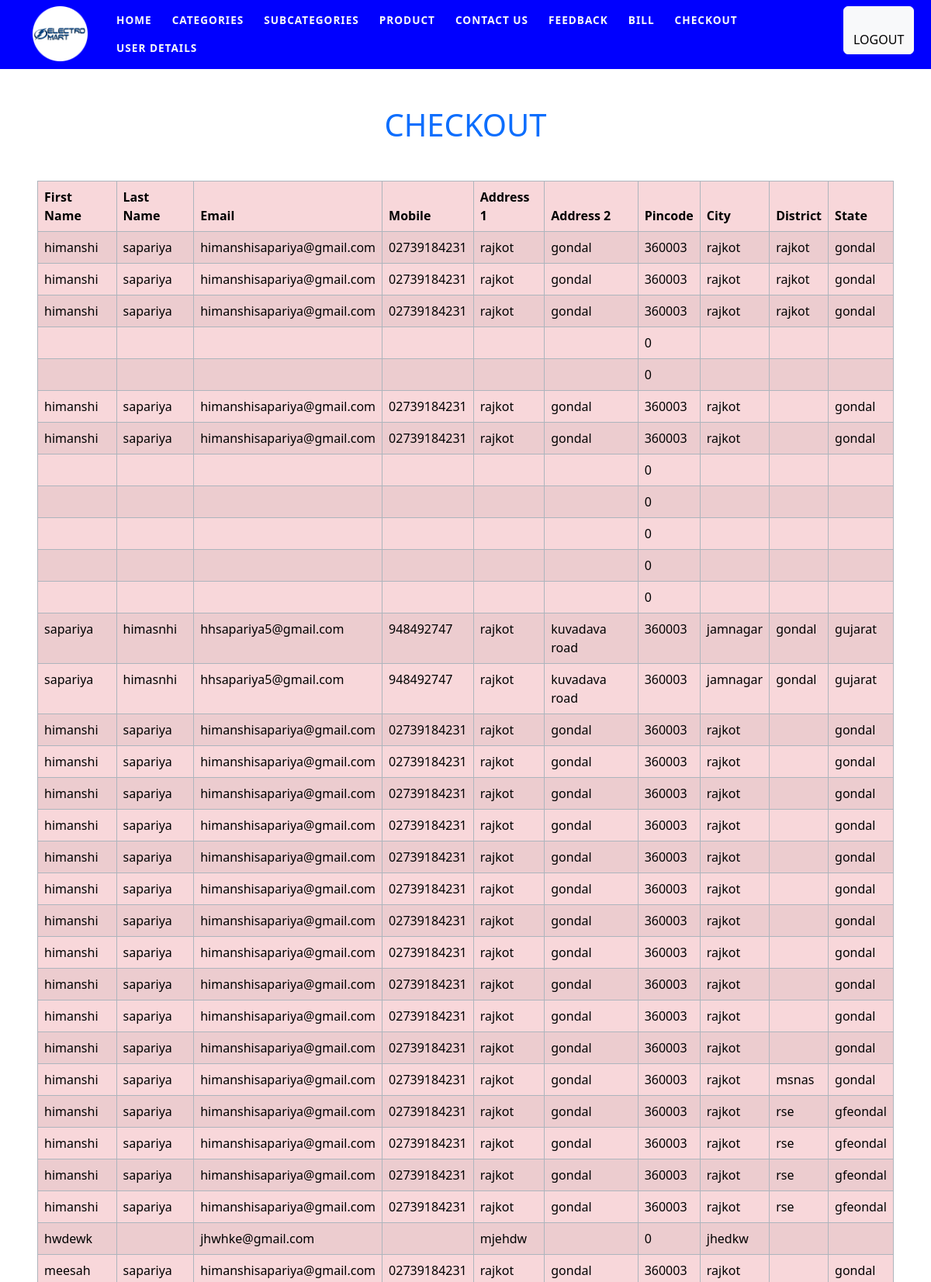
The app's page /admin2/admincheckout.php (upper part) with its own data.
### tables this page shows
CREATE TABLE `checkout` (
  `orderid` int(125) NOT NULL,
  `fname` varchar(255) NOT NULL,
  `lname` varchar(255) NOT NULL,
  `email` varchar(255) NOT NULL,
  `mobile` varchar(255) NOT NULL,
  `address1` varchar(255) NOT NULL,
  `address2` varchar(255) NOT NULL,
  `pincode` int(255) NOT NULL,
  `city` varchar(255) NOT NULL,
  `district` varchar(255) NOT NULL,
  `state` varchar(255) NOT NULL
);

### admin2/admincheckout.php (the view, shortened to what this page needs)
<!DOCTYPE html>
<html lang="en">
<head>
    <link href="https://cdn.jsdelivr.net/npm/bootstrap@5.3.1/dist/css/bootstrap.min.css" rel="stylesheet">
</head>
<body>
<?php
include("header-2.php");
    ?>
    <div class="p-5">
      <div class="text-center">
        <h1 class="text-center text-primary mb-5">CHECKOUT</h1>
      </div>
    <table class="table table-striped table-danger table-bordered border-10 rounded-top border-dark-subtle">
        <thead>
            <tr>
                <th scope="col">First Name</th>
                <th scope="col">Last Name</th>
                <th scope="col">Email</th>
                <th scope="col">Mobile</th>
                <th scope="col">Address 1</th>
                <th scope="col">Address 2</th>
                <th scope="col">Pincode</th>
                <th scope="col">City</th>
                <th scope="col">District</th>
                <th scope="col">State</th>
            </tr>
        </thead>
        <tbody>
            <?php
            include("connection.php");
            $query = mysqli_query($conn, "select * from checkout");
            while ($fetchcat = mysqli_fetch_array($query)) {
            ?>
                <tr>
                    <td><?php echo $fetchcat['fname']  ?></td>
                    <td><?php echo $fetchcat['lname']  ?></td>
                    <td><?php echo $fetchcat['email']  ?></td>
                    <td><?php echo $fetchcat['mobile']  ?></td>
                    <td><?php echo $fetchcat['address1']  ?></td>
                    <td><?php echo $fetchcat['address2']  ?></td>
                    <td><?php echo $fetchcat['pincode']  ?></td>
                    <td><?php echo $fetchcat['city']  ?></td>
                    <td><?php echo $fetchcat['district']  ?></td>
                    <td><?php echo $fetchcat['state']  ?></td>
                </tr>
            <?php
            }
            ?>
        </tbody>
    </table>
    </div>
</body>
</html>

### admin2/css/app.css (style rules this page uses)
:root { --bs-breadcrumb-divider: ">"; --em-primary: ; --em-secondary: #ffa500; --em-black: #000000; --em-white: #ffffff; --em-blue: #0000ff; }
body { overflow-x: hidden; }

### assets/css/app.css (style rules this page uses)
:root { --bs-breadcrumb-divider: ">"; --em-primary: ; --em-secondary: #ffa500; --em-black: #000000; --em-white: #ffffff; --em-blue: #0000ff; }
body { overflow-x: hidden; }

### records on screen
checkout: fname "himanshi", lname "sapariya", email "himanshisapariya@gmail.com", mobile "02739184231", address1 "rajkot", address2 "gondal", pincode "360003", city "rajkot", district "rajkot", state "gondal"
checkout: fname "himanshi", lname "sapariya", email "himanshisapariya@gmail.com", mobile "02739184231", address1 "rajkot", address2 "gondal", pincode "360003", city "rajkot", district "rajkot", state "gondal"
checkout: fname "himanshi", lname "sapariya", email "himanshisapariya@gmail.com", mobile "02739184231", address1 "rajkot", address2 "gondal", pincode "360003", city "rajkot", district "rajkot", state "gondal"
checkout: pincode "0"
checkout: pincode "0"
checkout: fname "himanshi", lname "sapariya", email "himanshisapariya@gmail.com", mobile "02739184231", address1 "rajkot", address2 "gondal", pincode "360003", city "rajkot", state "gondal"
checkout: fname "himanshi", lname "sapariya", email "himanshisapariya@gmail.com", mobile "02739184231", address1 "rajkot", address2 "gondal", pincode "360003", city "rajkot", state "gondal"
checkout: pincode "0"
checkout: pincode "0"
checkout: pincode "0"
checkout: pincode "0"
checkout: pincode "0"
checkout: fname "sapariya", lname "himasnhi", email "hhsapariya5@gmail.com", mobile "948492747", address1 "rajkot", address2 "kuvadava road", pincode "360003", city "jamnagar", district "gondal", state "gujarat"
checkout: fname "sapariya", lname "himasnhi", email "hhsapariya5@gmail.com", mobile "948492747", address1 "rajkot", address2 "kuvadava road", pincode "360003", city "jamnagar", district "gondal", state "gujarat"
checkout: fname "himanshi", lname "sapariya", email "himanshisapariya@gmail.com", mobile "02739184231", address1 "rajkot", address2 "gondal", pincode "360003", city "rajkot", state "gondal"
checkout: fname "himanshi", lname "sapariya", email "himanshisapariya@gmail.com", mobile "02739184231", address1 "rajkot", address2 "gondal", pincode "360003", city "rajkot", state "gondal"
checkout: fname "himanshi", lname "sapariya", email "himanshisapariya@gmail.com", mobile "02739184231", address1 "rajkot", address2 "gondal", pincode "360003", city "rajkot", state "gondal"
checkout: fname "himanshi", lname "sapariya", email "himanshisapariya@gmail.com", mobile "02739184231", address1 "rajkot", address2 "gondal", pincode "360003", city "rajkot", state "gondal"
checkout: fname "himanshi", lname "sapariya", email "himanshisapariya@gmail.com", mobile "02739184231", address1 "rajkot", address2 "gondal", pincode "360003", city "rajkot", state "gondal"
checkout: fname "himanshi", lname "sapariya", email "himanshisapariya@gmail.com", mobile "02739184231", address1 "rajkot", address2 "gondal", pincode "360003", city "rajkot", state "gondal"
checkout: fname "himanshi", lname "sapariya", email "himanshisapariya@gmail.com", mobile "02739184231", address1 "rajkot", address2 "gondal", pincode "360003", city "rajkot", state "gondal"
checkout: fname "himanshi", lname "sapariya", email "himanshisapariya@gmail.com", mobile "02739184231", address1 "rajkot", address2 "gondal", pincode "360003", city "rajkot", state "gondal"
checkout: fname "himanshi", lname "sapariya", email "himanshisapariya@gmail.com", mobile "02739184231", address1 "rajkot", address2 "gondal", pincode "360003", city "rajkot", state "gondal"
checkout: fname "himanshi", lname "sapariya", email "himanshisapariya@gmail.com", mobile "02739184231", address1 "rajkot", address2 "gondal", pincode "360003", city "rajkot", state "gondal"
checkout: fname "himanshi", lname "sapariya", email "himanshisapariya@gmail.com", mobile "02739184231", address1 "rajkot", address2 "gondal", pincode "360003", city "rajkot", state "gondal"
checkout: fname "himanshi", lname "sapariya", email "himanshisapariya@gmail.com", mobile "02739184231", address1 "rajkot", address2 "gondal", pincode "360003", city "rajkot", district "msnas", state "gondal"
checkout: fname "himanshi", lname "sapariya", email "himanshisapariya@gmail.com", mobile "02739184231", address1 "rajkot", address2 "gondal", pincode "360003", city "rajkot", district "rse", state "gfeondal"
checkout: fname "himanshi", lname "sapariya", email "himanshisapariya@gmail.com", mobile "02739184231", address1 "rajkot", address2 "gondal", pincode "360003", city "rajkot", district "rse", state "gfeondal"
checkout: fname "himanshi", lname "sapariya", email "himanshisapariya@gmail.com", mobile "02739184231", address1 "rajkot", address2 "gondal", pincode "360003", city "rajkot", district "rse", state "gfeondal"
checkout: fname "himanshi", lname "sapariya", email "himanshisapariya@gmail.com", mobile "02739184231", address1 "rajkot", address2 "gondal", pincode "360003", city "rajkot", district "rse", state "gfeondal"
checkout: fname "hwdewk", email "jhwhke@gmail.com", address1 "mjehdw", pincode "0", city "jhedkw"
checkout: fname "meesah", lname "sapariya", email "himanshisapariya@gmail.com", mobile "02739184231", address1 "rajkot", address2 "gondal", pincode "360003", city "rajkot", state "gondal"
